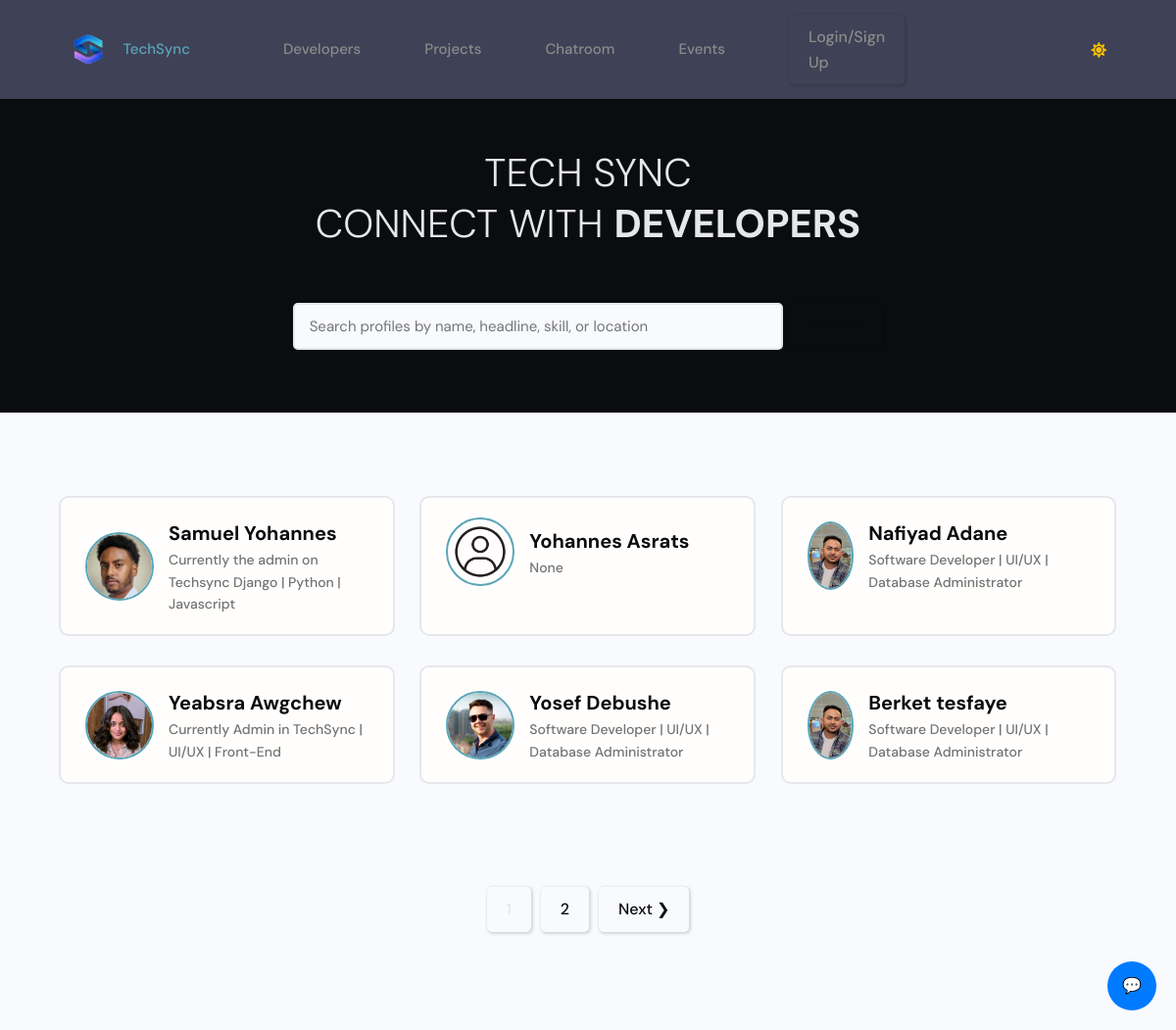
The page / on the database its author committed.
### users/models.py (models this page shows, shortened)
class Profile(models.Model):
    id = models.UUIDField(default=uuid.uuid4, primary_key=True, unique=True, editable=False, )
    user = models.OneToOneField(User, on_delete=models.CASCADE,null=True,blank=True)
    name = models.CharField(max_length=200, blank=True,null=True)
    username = models.CharField(max_length=200, blank=True,null=True,unique=True)
    headline = models.CharField(max_length=200, blank=True,null=True)
    about = models.TextField(blank=True, null=True)
    location = models.CharField(max_length=200, blank=True,null=True)
    profile_image = models.ImageField(null=True, blank=True,upload_to='profiles', default='default_profile.png')
    github_link = models.CharField(max_length=200, blank=True,null=True)
    twitter_link = models.CharField(max_length=200, blank=True,null=True)
    linkedin_link = models.CharField(max_length=200, blank=True,null=True)
    personal_link = models.CharField(max_length=200, blank=True,null=True)
    phone_regex = RegexValidator(
    regex=r'^\+?1?\d{9,15}$',
    message="Phone number must be entered in the format: '+999999999'. Up to 15 digits allowed."
    )
    phone_number = models.CharField(validators=[phone_regex], max_length=17, blank=True)  # validators should be a list
    created_at = models.DateTimeField(auto_now_add=True)

### users/views.py (the view)
# urls.py: path('', views.Profiles, name='profiles'),
def Profiles(request):
    search_query = request.GET.get('search_query', '')
    profiles = get_search_profile(search_query)
    custom_range, profiles = paginateProfiles(request, profiles, 6)
    context = {
        'profiles': profiles,
        'search_query': search_query,
        'custom_range': custom_range,
    }
    return render(request, 'users/profiles.html', context)

### techsync/context_processors.py (called while the page is built, shortened)
def navbar_data(request):
    profile = event_organizer = event_moderator = None
    return {
        'profile': profile,
        'event_organizer': event_organizer,
        'event_moderator': event_moderator,
    }

### users/utils.py (called while the page is built)
def paginateProfiles(request, profiles, results):
    page = request.GET.get('page')
    paginator = Paginator(profiles, results)
    try:
        profiles = paginator.page(page)
    except PageNotAnInteger:
        page = 1
        profiles = paginator.page(page)
    except EmptyPage:
        page = paginator.num_pages
        profiles = paginator.page(page)
    leftIndex = (int(page) - 4)
    if leftIndex < 1:
        leftIndex = 1
    rightIndex = (int(page) + 5)
    if rightIndex > paginator.num_pages:
        rightIndex = paginator.num_pages + 1
    custom_range = range(leftIndex, rightIndex)
    return custom_range, profiles

def get_search_profile(search_query):
    if search_query:
        profiles = Profile.objects.distinct().filter(
            Q(name__icontains=search_query) |
            Q(headline__icontains=search_query) |
            Q(skill__name__icontains=search_query) |
            Q(location__icontains=search_query)
        )
    else:
        profiles = Profile.objects.all()
    return profiles

### templates/users/profiles.html (shortened to what this page needs)
{% extends "main/main.html" %}
{% block content %}
  <main class="home">
    <section class="hero-section text-center">
      <div class="container container--narrow">
        <div class="hero-section__box">
            <h2>TECH SYNC</h2>
          <h2>CONNECT WITH <span>DEVELOPERS</span></h2>
        </div>
        <div class="hero-section__search">
          <form class="form" action="#" method="get">
            <div class="form__field">
              <input class="input input--text" id="formInput#search" type="text" name="search_query"
                placeholder="Search profiles by name, headline, skill, or location" value="{{search_query}}" />
            <input class="btn btn--sub btn--lg" type="submit" value="Search" />
          </form>
        </div>
      </div>
    </section>
    <section class="devlist">
      <div class="container">
        <div class="grid grid--three">
        {% for profile in profiles %}
                  <div class="column card">
            <div class="dev">
              <a href="{% url 'user-profile' profile.pk %}" class="card__body">
                <div class="dev__profile">
                  <img class="avatar avatar--md" src="{{ profile.profile_image.url}}" alt="image" />
                  <div class="dev__meta">
                    <h3>{{profile.name}}</h3>
                    <h5>{{profile.headline}}</h5>
                  </div>
                </div>
              </a>
            </div>
          </div>
        {% endfor %}
        </div>
      </div>
    </section>
    {% include 'main/pagination.html' with queryset=profiles custom_range=custom_range %}
  </main>
{% endblock content %}

### static/styles/langauge.css (style rules this page uses)
:root { --li4-color-primary-hsl: 250, 84%, 54%; --li4-color-bg-hsl: 0, 0%, 100%; --li4-color-contrast-high-hsl: 230, 7%, 23%; --li4-color-contrast-higher-hsl: 230, 13%, 9%; --li4-color-bg-light-hsl: 0, 0%, 100%; --li4-color-white-hsl: 0, 0%, 100%; --li4-color-bg-dark-hsl: 240, 4%, 95%; --li4-color-bg-lighter-hsl: 0, 0%, 100%; --li4-color-black-hsl: 230, 13%, 9%; --li4-space-3xs: 0.25rem; --li4-space-2xs: 0.375rem; --li4-space-xs: 0.5rem; --li4-space-sm: 0.75rem; }
@media (min-width: 64rem) { :root { --li4-space-3xs: 0.375rem; --li4-space-2xs: 0.5625rem; --li4-space-xs: 0.75rem; --li4-space-sm: 1.125rem; } }
:root { --picker-vertical-gap: 4px; }

### static/styles/app.css (style rules this page uses)
:root { --color-sub: #0b0c10; }
.btn--sub { background-color: var(--color-sub-light); }
.card { border: 2px solid var(--color-light); }
img { width: 100%; }
.hero-section { height: 40vh; display: flex; align-items: center; background-color: var(--color-sub); }
.hero-section__box { margin-bottom: 4rem; }
.hero-section__box > h2, .hero-section__box > h2 > span { font-size: 4rem; color: var(--color-light); line-height: 1.3; text-transform: uppercase; }
.hero-section__box > h2 { font-weight: 300; }
.hero-section__box > h2 > span { font-weight: 700; }
.hero-section__search > .form { display: flex; align-items: center; justify-content: center; gap: 2rem; }
.hero-section__search > .form input.input--text { width: 50rem; }
.devlist { margin-top: 8rem; }
.devlist .grid { align-items: stretch; }
.devlist .dev .dev__profile { display: flex; align-items: center; gap: 1.5rem; }
.devlist .dev .dev__meta h3 { color: var(--color-sub); font-size: 2rem; font-weight: 700; }
.devlist .dev .dev__meta h5 { color: var(--color-text); font-size: 1.4rem; font-weight: 500; }

### static/styless/style.css (style rules this page uses)
:root { --color-main: #71c6dd; --color-main-light: #e1f6fb; --color-dark: #3f4156; --color-dark-medium: #51546e; --color-dark-light: #696d97; --color-light: #e5e5e5; --color-gray: #8b8b8b; --color-light-gray: #b2bdbd; --color-bg: #2d2d39; --color-success: #5dd693; --color-error: #fc4b0b; }
* { font-family: "DM Sans", -apple-system, BlinkMacSystemFont, "Segoe UI", Roboto, Oxygen, Ubuntu, Cantarell, "Open Sans", "Helvetica Neue", sans-serif; margin: 0; padding: 0; box-sizing: border-box; text-rendering: optimizeLegibility; font-size: inherit; }
html { font-size: 56.25%; }
@media only screen and (min-width: 1200px) { html { font-size: 62.5%; } }
body { line-height: 1.6; font-weight: 400; font-size: 1.5rem; color: var(--color-light-gray); background-color: var(--color-bg); min-height: 100vh; }
img { width: 100%; }
a { display: inline-block; color: var(--color-main); text-decoration: none; }
.container { max-width: 120rem; width: 90%; margin: auto; }
.btn { background-color: transparent; border: none; display: inline-flex; align-items: center; gap: 1rem; cursor: pointer; transition: all ease-in-out 0.3s; padding: 1rem 2rem; border-radius: 5px; box-shadow: 1px 1px 3px 1px rgba(0, 0, 0, 0.15); font-weight: 500; }
.avatar { position: relative; display: inline-block; border-radius: 50%; border: 2px solid var(--color-main); }
.avatar::after { content: ""; display: block; position: absolute; background-color: var(--color-gray); z-index: 111; border-radius: 50%; border: 0.3rem solid var(--color-dark); }

### static/uikit/styles/modules/_variables.css (style rules this page uses)
:root { --color-main: #5aa5b9; --color-main-light: #e6faff; --color-sub: #0b0c10; --color-sub-light: #51546e; --color-sub-lighter: #ededfd; --color-text: #737373; --color-gray: #8b8b8b; --color-light: #e5e7eb; --color-light-gray: #767676; --color-bg: #f8fafd; --color-white: #fffefd; --color-white-light: #f3f3f3; --color-success: #359e64; --color-success-bg: #def8e8; --color-error: #fc4b0b; --color-error-bg: #fff2ee; --font-base: 'Poppins', arial, helvetica, 'Segoe UI', roboto, ubuntu, sans-serif; --font-monospace: 'Fira Code', 'Courier New', courier, monospace; --font-regular: 300; --font-medium: 500; --font-bold: 700; --generic-shadow: 1px 1px 5px #00000010; --generic-transition: all 0.3s ease-in-out; --color-btn-text: #0b0c10; }

### static/uikit/styles/modules/_base.css (style rules this page uses)
* { margin: 0; padding: 0; box-sizing: border-box; text-rendering: optimizeLegibility; color: inherit; font-size: inherit; }
html { font-size: 50%; }
@media only screen and (min-width: 480px) { html { font-size: 56.25%; } }
@media only screen and (min-width: 1200px) { html { font-size: 62.5%; } }
body { line-height: 1.6; font-weight: 400; font-size: 1.5rem; color: var(--color-text); background-color: var(--color-bg); min-height: 100vh; }

### rows shown on the page
Profile: profile_image (picture), name "Samuel Yohannes", headline "Currently the admin on Techsync Django | Python | Javascript"
Profile: profile_image (placeholder picture), name "Yohannes Asrats", headline "None"
Profile: profile_image (picture), name "Nafiyad Adane", headline "Software Developer | UI/UX | Database Administrator"
Profile: profile_image (picture), name "Yeabsra Awgchew", headline "Currently Admin in TechSync | UI/UX | Front-End"
Profile: profile_image (picture), name "Yosef Debushe", headline "Software Developer | UI/UX | Database Administrator"
Profile: profile_image (picture), name "Berket tesfaye", headline "Software Developer | UI/UX | Database Administrator"

### other values the page prints
{{ page }} "2"
